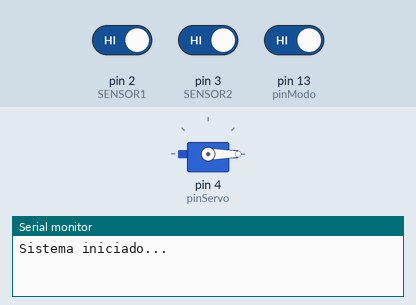
The sketch below on a simulated Arduino Uno, built with avr-gcc and run on an emulated ATmega328P. Parts: servo, the last lines printed to the serial monitor. The test bench sets the inputs (shaded band); at power-on: pin 2 (SENSOR1) HIGH, pin 3 (SENSOR2) HIGH, pin 13 (pinModo) HIGH.

Above: at 1.2 s.
1.3 s: pin 2 (SENSOR1) driven LOW
At 2.2 s:
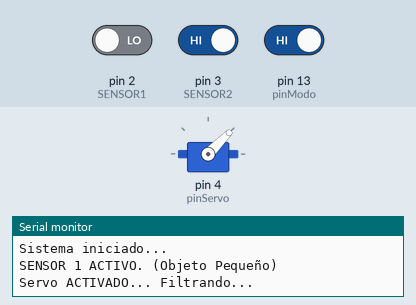
4.3 s: pin 3 (SENSOR2) driven LOW
At 6.8 s:
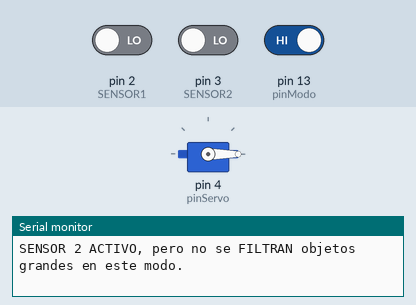
7.3 s: pin 13 (pinModo) driven LOW
At 8.0 s:
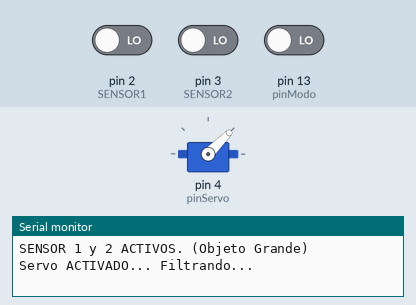
8.9 s: pin 2 (SENSOR1) driven HIGH
At 10.7 s:
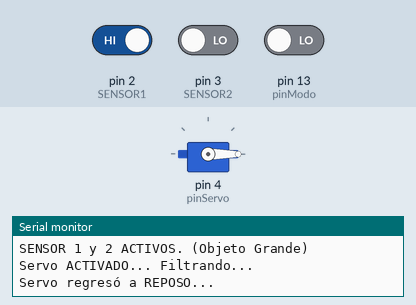
Timing chart, 0 to 12.2 s (numbered marks = the images above; inputs shaded):
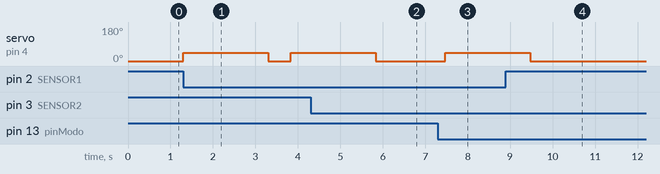

Measured:
- after the input at 1.3 s, servo on pin 4 (pinServo): 0° → 45° at once, → 0° 2.0 s later, → 45° 0.53 s later
- after the input at 4.3 s, servo on pin 4 (pinServo): goes on until 5.8 s, then stays 0°
- after the input at 7.3 s, servo on pin 4 (pinServo): 0° → 45° after 0.17 s
- after the input at 8.9 s, servo on pin 4 (pinServo): goes on until 9.5 s, then stays 0°

The sketch:

classificator_object.ino
```cpp
#include <Servo.h>
Servo miServo;

// Pines de entradas para la detección
const int SENSOR1 = 2;
const int SENSOR2 = 3;

// Pines para el switch de modo
const int pinModo = 13;   // Pin central del switch
const int pinPull = 12;   // Pin lateral usado con pull-up interno

// Servo
const int pinServo = 4;
const int anguloReposo = 0;
const int anguloActivo = 45;

// Variables para detectar cambios
bool ultimoModo = HIGH;

void setup() {
  pinMode(SENSOR1, INPUT_PULLUP);
  pinMode(SENSOR2, INPUT_PULLUP);

  // Configuración del switch
  pinMode(pinModo, INPUT);       // Pin central lee el estado
  pinMode(pinPull, INPUT_PULLUP);// Pin 12 siempre en pull-up

  miServo.attach(pinServo);
  miServo.write(anguloReposo);

  Serial.begin(9600);
  Serial.println("Sistema iniciado...");
}

void loop() {
  bool modo = digitalRead(pinModo);

  // Detectar si cambió el modo
  if (modo != ultimoModo) {
    if (modo == HIGH) {
      Serial.println("Modo cambiado: MODO 1 (Filtrar objetos pequeños).");
    } else {
      Serial.println("Modo cambiado: MODO 2 (Filtrar objetos grandes).");
    }
    ultimoModo = modo;
  }

  if (modo == HIGH) {
    // ------- MODO 1: SENSOR1 en LOW y SENSOR2 en HIGH ------
    if (digitalRead(SENSOR1) == LOW && digitalRead(SENSOR2) == HIGH) {
      Serial.println("SENSOR 1 ACTIVO. (Objeto Pequeño)");
      activarServo();
    } else if (digitalRead(SENSOR2) == LOW) {
      Serial.println("SENSOR 2 ACTIVO, pero no se FILTRAN objetos grandes en este modo.");
    }
  } else {
    // ------- MODO 2: se necesitan los dos SENSORES en LOW ------
    if (digitalRead(SENSOR1) == LOW && digitalRead(SENSOR2) == LOW) {
      Serial.println("SENSOR 1 y 2 ACTIVOS. (Objeto Grande)");
      activarServo();
    }
  }
}

// Función para mover el servo
void activarServo() {
  Serial.println("Servo ACTIVADO... Filtrando...");
  miServo.write(anguloActivo);
  delay(2000);    //Tiempo que se mantiene activo el servo FILTRANDO.
  miServo.write(anguloReposo);
  delay(500);
  Serial.println("Servo regresó a REPOSO...");
}
```
